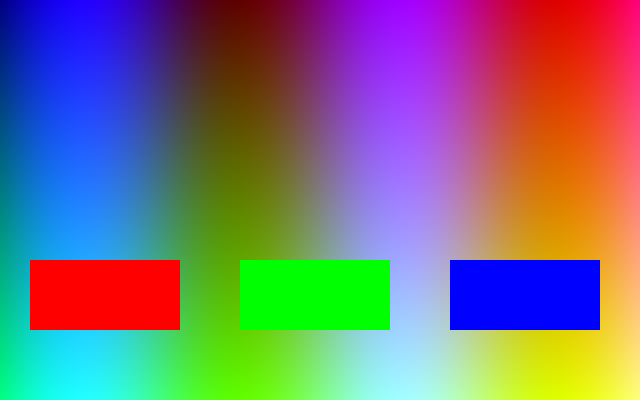
#> input picture lab2/sample.png, 640 x 400 px
$ python task1.py
#> lines starting #> are read from the running program, lines starting #| are printed output that depends on the picture
#> in main, image is the input picture: PIL image 640x400 RGB; mean R, G, B 122.5, 114.8, 122.2
from pathlib import Path
import argparse

import matplotlib.pyplot as plt
import numpy as np
from PIL import Image, ImageOps


def to_grayscale(rgb):
    pixels = rgb.astype(np.float64)
    gray1 = np.rint(pixels @ [0.299, 0.587, 0.114]).astype(np.uint8)
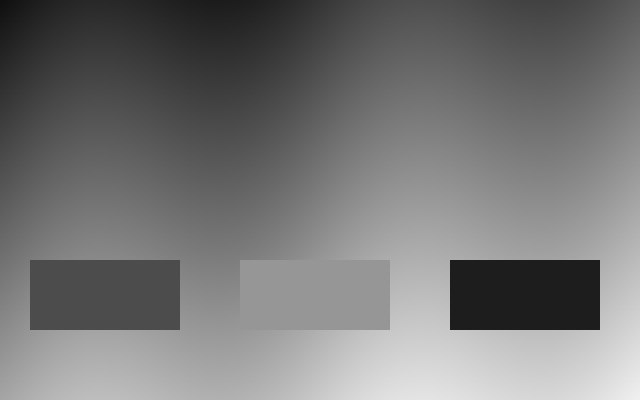
#> gray1: shape (400, 640); min 15, max 240, mean 118
    gray2 = np.rint(pixels @ [0.2126, 0.7152, 0.0722]).astype(np.uint8)
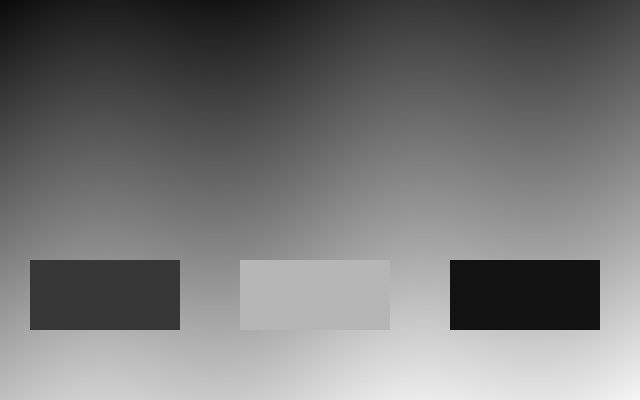
#> gray2: shape (400, 640); min 9, max 246, mean 116.9
    # Знаковый тип нужен, чтобы вычитание не переполнялось.
    difference = np.abs(gray1.astype(np.int16) - gray2.astype(np.int16))
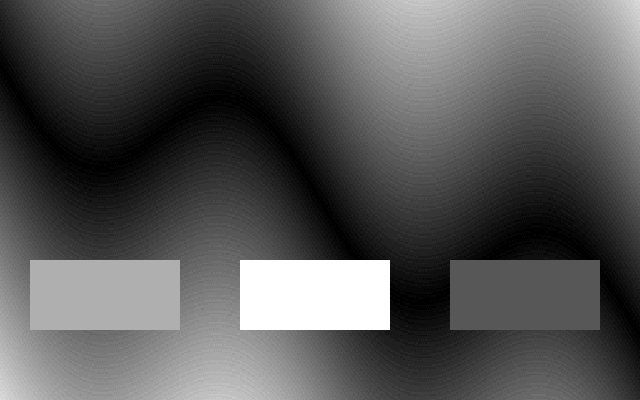
#> difference: shape (400, 640) int16; min 0, max 32, mean 11; drawn with min black and max white
    return gray1, gray2, difference.astype(np.uint8)


def main():
    folder = Path(__file__).resolve().parent
    parser = argparse.ArgumentParser(description="Два способа перевода в оттенки серого")
    parser.add_argument("image", nargs="?", type=Path, default=folder / "sample.png")
    args = parser.parse_args()
    try:
        with Image.open(args.image) as image:
            rgb = np.array(ImageOps.exif_transpose(image).convert("RGB"))
    except (OSError, ValueError) as error:
        parser.error(f"Не удалось открыть изображение: {error}")

    gray1, gray2, difference = to_grayscale(rgb)
    output = folder / "results" / "task1"
    output.mkdir(parents=True, exist_ok=True)
    for name, pixels in [("gray1", gray1), ("gray2", gray2), ("difference", difference)]:
        Image.fromarray(pixels).save(output / f"{name}.png")
#> this loop made 3 passes
#> name on passes 1 to 3: 'gray1', 'gray2', 'difference'

    fig, axes = plt.subplots(2, 3, figsize=(14, 8))
    axes[0, 0].imshow(rgb)
    axes[0, 0].set_title("Исходное изображение")
    axes[0, 1].imshow(gray1, cmap="gray", vmin=0, vmax=255)
    axes[0, 1].set_title("0.299R + 0.587G + 0.114B")
    axes[0, 2].imshow(gray2, cmap="gray", vmin=0, vmax=255)
    axes[0, 2].set_title("0.2126R + 0.7152G + 0.0722B")
    axes[1, 0].imshow(difference, cmap="gray", vmin=0, vmax=255)
    axes[1, 0].set_title("Абсолютная разность (шкала 0–255)")
    for ax in [*axes[0], axes[1, 0]]:
        ax.axis("off")

    for ax, gray, title in zip(axes[1, 1:], [gray1, gray2], ["Гистограмма 1", "Гистограмма 2"]):
        ax.bar(np.arange(256), np.bincount(gray.ravel(), minlength=256), width=1)
        ax.set(title=title, xlabel="Интенсивность", ylabel="Число пикселей", xlim=(0, 255))
#> this loop made 2 passes
#> title on passes 1 to 2: 'Гистограмма 1', 'Гистограмма 2'
    fig.tight_layout()
    fig.savefig(output / "comparison.png", dpi=150)
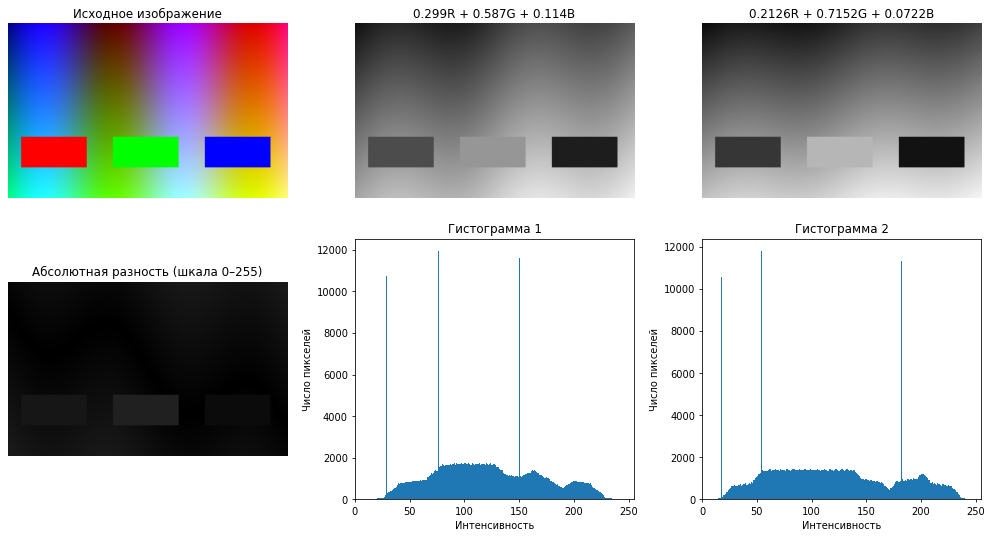
#> figure drawn by matplotlib, 6 panels; panel 5: tallest bar 11935 high, from x = 75.5 to 76.5; panel 6: tallest bar 11795 high, from x = 53.5 to 54.5
    print(f"Результаты: {output}")
    plt.show()


if __name__ == "__main__":
    main()
